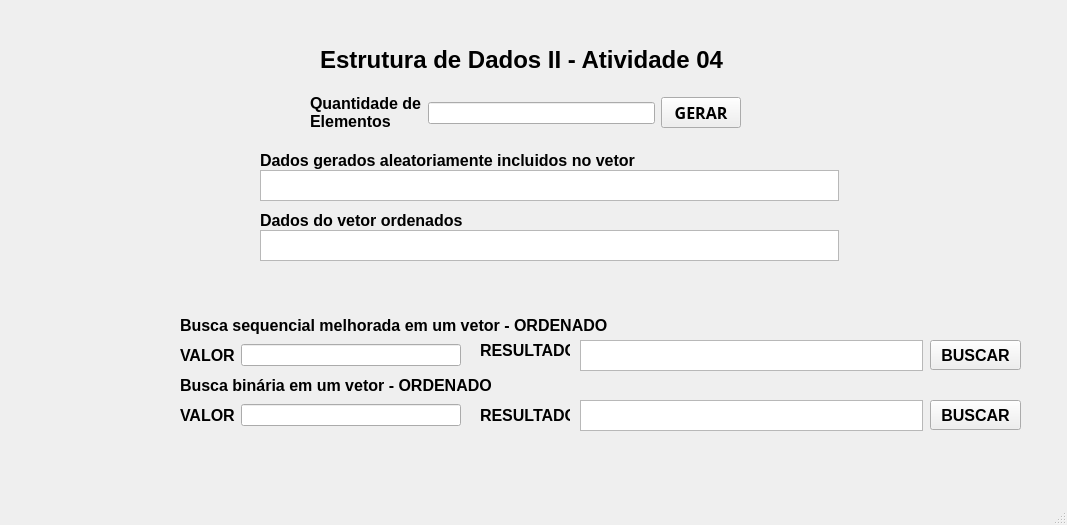
<?xml version="1.0" encoding="UTF-8"?>
<ui version="4.0">
 <class>MainWindow</class>
 <widget class="QMainWindow" name="MainWindow">
  <property name="geometry">
   <rect>
    <x>0</x>
    <y>0</y>
    <width>1067</width>
    <height>525</height>
   </rect>
  </property>
  <property name="windowTitle">
   <string>MainWindow</string>
  </property>
  <widget class="QWidget" name="centralwidget">
   <widget class="QWidget" name="layoutWidget">
    <property name="geometry">
     <rect>
      <x>180</x>
      <y>400</y>
      <width>281</width>
      <height>31</height>
     </rect>
    </property>
    <layout class="QHBoxLayout" name="horizontalLayout_2">
     <item>
      <widget class="QLabel" name="label_11">
       <property name="text">
        <string>&lt;html&gt;&lt;head/&gt;&lt;body&gt;&lt;p&gt;&lt;span style=&quot; font-size:12pt; font-weight:700;&quot;&gt;VALOR&lt;/span&gt;&lt;/p&gt;&lt;/body&gt;&lt;/html&gt;</string>
       </property>
      </widget>
     </item>
     <item>
      <widget class="QLineEdit" name="lineEditValorBi"/>
     </item>
    </layout>
   </widget>
   <widget class="QLabel" name="label_10">
    <property name="geometry">
     <rect>
      <x>180</x>
      <y>375</y>
      <width>311</width>
      <height>21</height>
     </rect>
    </property>
    <property name="text">
     <string>&lt;html&gt;&lt;head/&gt;&lt;body&gt;&lt;p&gt;&lt;span style=&quot; font-size:12pt; font-weight:700;&quot;&gt;Busca binária em um vetor - ORDENADO&lt;/span&gt;&lt;/p&gt;&lt;/body&gt;&lt;/html&gt;</string>
    </property>
   </widget>
   <widget class="QWidget" name="layoutWidget_2">
    <property name="geometry">
     <rect>
      <x>180</x>
      <y>340</y>
      <width>281</width>
      <height>31</height>
     </rect>
    </property>
    <layout class="QHBoxLayout" name="horizontalLayout_4">
     <item>
      <widget class="QLabel" name="label_9">
       <property name="text">
        <string>&lt;html&gt;&lt;head/&gt;&lt;body&gt;&lt;p&gt;&lt;span style=&quot; font-size:12pt; font-weight:700;&quot;&gt;VALOR&lt;/span&gt;&lt;/p&gt;&lt;/body&gt;&lt;/html&gt;</string>
       </property>
      </widget>
     </item>
     <item>
      <widget class="QLineEdit" name="lineEditValor"/>
     </item>
    </layout>
   </widget>
   <widget class="QLabel" name="label_4">
    <property name="geometry">
     <rect>
      <x>180</x>
      <y>310</y>
      <width>431</width>
      <height>31</height>
     </rect>
    </property>
    <property name="text">
     <string>&lt;html&gt;&lt;head/&gt;&lt;body&gt;&lt;p&gt;&lt;span style=&quot; font-size:12pt; font-weight:700;&quot;&gt;Busca sequencial melhorada em um vetor - ORDENADO&lt;/span&gt;&lt;/p&gt;&lt;/body&gt;&lt;/html&gt;</string>
    </property>
   </widget>
   <widget class="QLabel" name="label_7">
    <property name="geometry">
     <rect>
      <x>930</x>
      <y>40</y>
      <width>91</width>
      <height>121</height>
     </rect>
    </property>
    <property name="text">
     <string/>
    </property>
    <property name="pixmap">
     <pixmap resource="Recursos.qrc">:/new/prefix1/Fotos/puc-goias-vertical-logo-6B1DC20460-seeklogo.com.png</pixmap>
    </property>
    <property name="scaledContents">
     <bool>true</bool>
    </property>
   </widget>
   <widget class="QLabel" name="label">
    <property name="geometry">
     <rect>
      <x>320</x>
      <y>40</y>
      <width>411</width>
      <height>41</height>
     </rect>
    </property>
    <property name="text">
     <string>&lt;html&gt;&lt;head/&gt;&lt;body&gt;&lt;p&gt;&lt;span style=&quot; font-size:18pt; font-weight:700; color:#000000;&quot;&gt;Estrutura de Dados II - Atividade 04&lt;/span&gt;&lt;/p&gt;&lt;/body&gt;&lt;/html&gt;</string>
    </property>
   </widget>
   <widget class="QLabel" name="label_6">
    <property name="geometry">
     <rect>
      <x>60</x>
      <y>50</y>
      <width>91</width>
      <height>111</height>
     </rect>
    </property>
    <property name="text">
     <string/>
    </property>
    <property name="pixmap">
     <pixmap resource="Recursos.qrc">:/new/prefix1/Fotos/5381b99b-744e-4884-991c-aff57dbb6a9a (1).jpeg</pixmap>
    </property>
    <property name="scaledContents">
     <bool>true</bool>
    </property>
   </widget>
   <widget class="QWidget" name="layoutWidget_7">
    <property name="geometry">
     <rect>
      <x>310</x>
      <y>90</y>
      <width>431</width>
      <height>46</height>
     </rect>
    </property>
    <layout class="QHBoxLayout" name="horizontalLayout">
     <item>
      <widget class="QLabel" name="label_2">
       <property name="text">
        <string>&lt;html&gt;&lt;head/&gt;&lt;body&gt;&lt;p&gt;&lt;span style=&quot; font-size:12pt; font-weight:700; color:#000000;&quot;&gt;Quantidade de&lt;br/&gt;Elementos&lt;/span&gt;&lt;/p&gt;&lt;/body&gt;&lt;/html&gt;</string>
       </property>
      </widget>
     </item>
     <item>
      <widget class="QLineEdit" name="lineEditQuantElementos"/>
     </item>
     <item>
      <widget class="QPushButton" name="pushButtonGerar">
       <property name="font">
        <font>
         <family>Ubuntu Condensed</family>
         <pointsize>12</pointsize>
         <bold>true</bold>
        </font>
       </property>
       <property name="text">
        <string>GERAR</string>
       </property>
      </widget>
     </item>
    </layout>
   </widget>
   <widget class="QLabel" name="label_3">
    <property name="geometry">
     <rect>
      <x>260</x>
      <y>150</y>
      <width>579</width>
      <height>22</height>
     </rect>
    </property>
    <property name="text">
     <string>&lt;html&gt;&lt;head/&gt;&lt;body&gt;&lt;p&gt;&lt;span style=&quot; font-size:12pt; font-weight:700; color:#000000;&quot;&gt;Dados gerados aleatoriamente incluidos no vetor&lt;/span&gt;&lt;/p&gt;&lt;/body&gt;&lt;/html&gt;</string>
    </property>
   </widget>
   <widget class="QTextEdit" name="textEditSaida">
    <property name="geometry">
     <rect>
      <x>260</x>
      <y>170</y>
      <width>579</width>
      <height>31</height>
     </rect>
    </property>
    <property name="readOnly">
     <bool>true</bool>
    </property>
   </widget>
   <widget class="QLabel" name="label_8">
    <property name="geometry">
     <rect>
      <x>260</x>
      <y>210</y>
      <width>579</width>
      <height>22</height>
     </rect>
    </property>
    <property name="text">
     <string>&lt;html&gt;&lt;head/&gt;&lt;body&gt;&lt;p&gt;&lt;span style=&quot; font-size:12pt; font-weight:700;&quot;&gt;Dados do vetor ordenados&lt;/span&gt;&lt;/p&gt;&lt;/body&gt;&lt;/html&gt;</string>
    </property>
   </widget>
   <widget class="QTextEdit" name="textEditSelectionSort">
    <property name="geometry">
     <rect>
      <x>260</x>
      <y>230</y>
      <width>579</width>
      <height>31</height>
     </rect>
    </property>
    <property name="readOnly">
     <bool>true</bool>
    </property>
   </widget>
   <widget class="QLabel" name="label_5">
    <property name="geometry">
     <rect>
      <x>480</x>
      <y>340</y>
      <width>90</width>
      <height>21</height>
     </rect>
    </property>
    <property name="text">
     <string>&lt;html&gt;&lt;head/&gt;&lt;body&gt;&lt;p&gt;&lt;span style=&quot; font-size:12pt; font-weight:700; color:#000000;&quot;&gt;RESULTADO&lt;/span&gt;&lt;/p&gt;&lt;/body&gt;&lt;/html&gt;</string>
    </property>
   </widget>
   <widget class="QTextEdit" name="textEditResultado">
    <property name="geometry">
     <rect>
      <x>580</x>
      <y>340</y>
      <width>343</width>
      <height>31</height>
     </rect>
    </property>
    <property name="readOnly">
     <bool>true</bool>
    </property>
   </widget>
   <widget class="QPushButton" name="pushButton">
    <property name="geometry">
     <rect>
      <x>930</x>
      <y>340</y>
      <width>91</width>
      <height>30</height>
     </rect>
    </property>
    <property name="font">
     <font>
      <pointsize>12</pointsize>
      <bold>true</bold>
     </font>
    </property>
    <property name="text">
     <string>BUSCAR</string>
    </property>
   </widget>
   <widget class="QLabel" name="label_12">
    <property name="geometry">
     <rect>
      <x>480</x>
      <y>400</y>
      <width>90</width>
      <height>31</height>
     </rect>
    </property>
    <property name="text">
     <string>&lt;html&gt;&lt;head/&gt;&lt;body&gt;&lt;p&gt;&lt;span style=&quot; font-size:12pt; font-weight:700;&quot;&gt;RESULTADO&lt;/span&gt;&lt;/p&gt;&lt;/body&gt;&lt;/html&gt;</string>
    </property>
   </widget>
   <widget class="QTextEdit" name="textEditResultadoBi">
    <property name="geometry">
     <rect>
      <x>580</x>
      <y>400</y>
      <width>343</width>
      <height>31</height>
     </rect>
    </property>
   </widget>
   <widget class="QPushButton" name="pushButtonBinario">
    <property name="geometry">
     <rect>
      <x>930</x>
      <y>400</y>
      <width>91</width>
      <height>30</height>
     </rect>
    </property>
    <property name="font">
     <font>
      <pointsize>12</pointsize>
      <bold>true</bold>
     </font>
    </property>
    <property name="text">
     <string>BUSCAR</string>
    </property>
   </widget>
  </widget>
  <widget class="QMenuBar" name="menubar">
   <property name="geometry">
    <rect>
     <x>0</x>
     <y>0</y>
     <width>1067</width>
     <height>21</height>
    </rect>
   </property>
  </widget>
  <widget class="QStatusBar" name="statusbar"/>
 </widget>
 <resources>
  <include location="Recursos.qrc"/>
 </resources>
 <connections/>
</ui>
